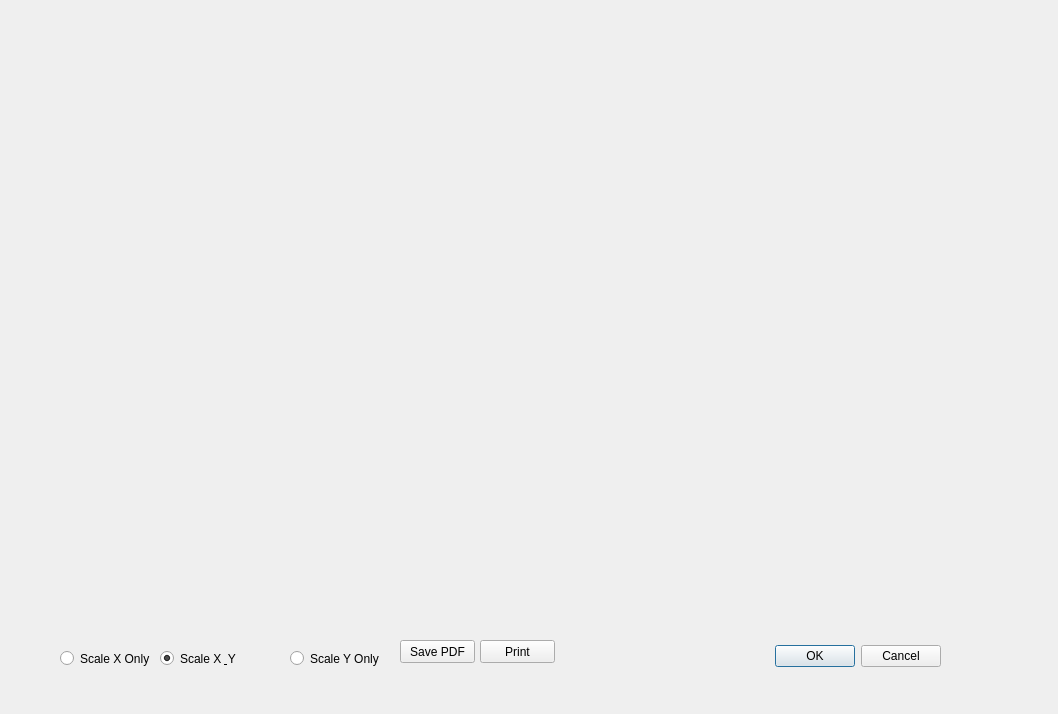
<?xml version="1.0" encoding="UTF-8"?>
<ui version="4.0">
 <class>PlotDigData</class>
 <widget class="QDialog" name="PlotDigData">
  <property name="windowModality">
   <enum>Qt::WindowModal</enum>
  </property>
  <property name="geometry">
   <rect>
    <x>0</x>
    <y>0</y>
    <width>1058</width>
    <height>714</height>
   </rect>
  </property>
  <property name="windowTitle">
   <string>Dialog</string>
  </property>
  <widget class="QPushButton" name="printButton">
   <property name="geometry">
    <rect>
     <x>480</x>
     <y>640</y>
     <width>75</width>
     <height>23</height>
    </rect>
   </property>
   <property name="text">
    <string>Print</string>
   </property>
  </widget>
  <widget class="QCustomPlot" name="plot" native="true">
   <property name="geometry">
    <rect>
     <x>40</x>
     <y>40</y>
     <width>901</width>
     <height>591</height>
    </rect>
   </property>
  </widget>
  <widget class="QRadioButton" name="scaleBoth">
   <property name="geometry">
    <rect>
     <x>160</x>
     <y>650</y>
     <width>101</width>
     <height>17</height>
    </rect>
   </property>
   <property name="text">
    <string>Scale X &amp; Y</string>
   </property>
   <property name="checked">
    <bool>true</bool>
   </property>
  </widget>
  <widget class="QRadioButton" name="scaleOnlyX">
   <property name="geometry">
    <rect>
     <x>60</x>
     <y>650</y>
     <width>101</width>
     <height>17</height>
    </rect>
   </property>
   <property name="text">
    <string>Scale X Only</string>
   </property>
  </widget>
  <widget class="QDialogButtonBox" name="buttonBox">
   <property name="geometry">
    <rect>
     <x>600</x>
     <y>640</y>
     <width>341</width>
     <height>32</height>
    </rect>
   </property>
   <property name="orientation">
    <enum>Qt::Horizontal</enum>
   </property>
   <property name="standardButtons">
    <set>QDialogButtonBox::Cancel|QDialogButtonBox::Ok</set>
   </property>
  </widget>
  <widget class="QRadioButton" name="scaleOnlyY">
   <property name="geometry">
    <rect>
     <x>290</x>
     <y>650</y>
     <width>101</width>
     <height>17</height>
    </rect>
   </property>
   <property name="text">
    <string>Scale Y Only</string>
   </property>
  </widget>
  <widget class="QPushButton" name="savPDF">
   <property name="geometry">
    <rect>
     <x>400</x>
     <y>640</y>
     <width>75</width>
     <height>23</height>
    </rect>
   </property>
   <property name="text">
    <string>Save PDF</string>
   </property>
  </widget>
 </widget>
 <customwidgets>
  <customwidget>
   <class>QCustomPlot</class>
   <extends>QWidget</extends>
   <header>qcustomplot.h</header>
   <container>1</container>
  </customwidget>
 </customwidgets>
 <resources/>
 <connections/>
</ui>
